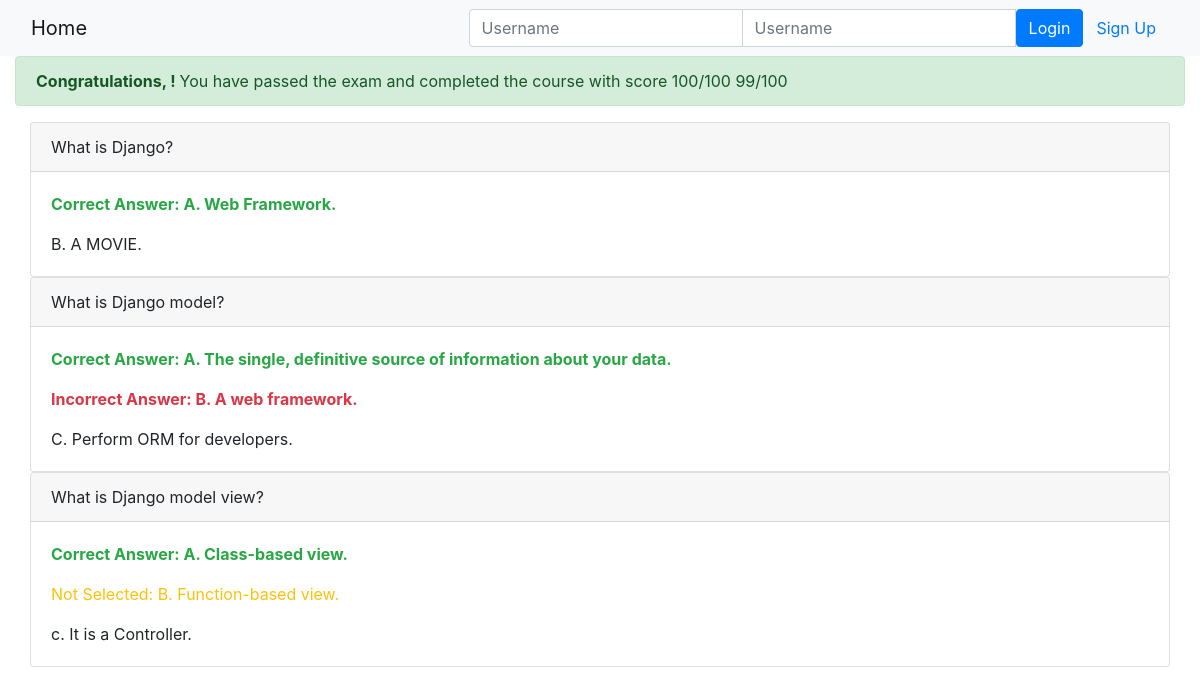
Page /onlinecourse/course/1/submission/1/result on the committed database.
### onlinecourse/models.py (models this page shows, shortened)
class Question(models.Model):
    course = models.ForeignKey(Course, on_delete=models.CASCADE)
    question_text = models.TextField()
    grade = models.FloatField(default=5.0)

class Choice(models.Model):
    question = models.ForeignKey(Question, on_delete=models.CASCADE)
    choice_text = models.TextField()
    is_correct = models.BooleanField(default=True)

### onlinecourse/views.py (the view)
# urls.py: path('course/<int:course_id>/submission/<int:submission_id>/result', views.show_exam_result, name='show_exam_result'),
def show_exam_result(request, course_id, submission_id):
    context = {}
    course = get_object_or_404(Course,pk=course_id)
    submission = get_object_or_404(Submission, id=submission_id)
    choices = submission.choices.all()
    choicesID = []
    for c in choices:
        choicesID.append(c.id)
    total_score=0
    for choice in choices:
        if choice.is_correct:
            total_score += int(choice.question.grade)
    context['course'] = course
    context['grade'] = total_score
    context['choices'] = choices
    context['choicesID'] = choicesID
    return render(request, 'onlinecourse/exam_result_bootstrap.html', context)

### onlinecourse/templates/onlinecourse/exam_result_bootstrap.html (shortened to what this page needs)
<!DOCTYPE html>
<html lang="en">
<head>
    {% load static %}
    <link rel="stylesheet" href="https://maxcdn.bootstrapcdn.com/bootstrap/4.5.2/css/bootstrap.min.css">
</head>
<body>
 <nav class="navbar navbar-light bg-light">
    <div class="container-fluid">
        <div class="navbar-header">
              <a class="navbar-brand" href="{% url 'onlinecourse:index' %}">Home</a>
        </div>
        <ul class="nav navbar-nav navbar-right">
            {% if user.is_authenticated %}
            <li>
                <a class="btn btn-link" href="#">{{ user.first_name }}({{ user.username }})</a>
                <a class="btn btn-link" href="{% url 'onlinecourse:logout' %}">Logout</a>
            </li>
            {% else %}
            <li>
                <form class="form-inline" action="{% url 'onlinecourse:login' %}" method="post">
                    <div class="input-group">
                        <input type="text" class="form-control" placeholder="Username" name="username" >
                        <input type="password" class="form-control" placeholder="Username" name="psw" >
                        <button class="btn btn-primary" type="submit">Login</button>
                        <a class="btn btn-link" href="{% url 'onlinecourse:registration' %}">Sign Up</a>
                    </div>
                </form>
            </li>
            {% endif %}
        </ul>
    </div>
</nav>
	<div class="container-fluid">
    {% if grade > 80 %}
    <div class="alert alert-success">
       <B>Congratulations, {{ user.first_name }}! </B>You have passed the exam and completed the course with score 100/100 {{ grade }}/100
    </div>
        {% else %}
        <div class="alert alert-danger">
            <B>FAILED</B>Sorry, {{ user.first_name }}! You have failed exam with score  {{ grade }}/100
        </div>
        <a class="btn btn-link text-danger" href="{% url 'onlinecourse:course_details' course.id %}">Re-test</a>
        {% endif %}
        <div class="container-fluid">
            {% for question in course.question_set.all %}
			<div class="card w-100">
			  <div class="card-header">
				{{ question.question_text }}
			  </div>
			  <div class="card-body">
                {% for choice in question.choice_set.all %}
                    <p class="card-text"> <span
                    {% for choice_selected in choices.all %}
                        {% if choice.id  == choice_selected.id %}
                            style="font-weight: bold;"
                            {% if choice.is_correct %}
                                class="text-success"
                            {% else %}
                                class="text-danger"
                            {% endif %}
                        {% endif %}
                    {% endfor %}
                    {% if choice.is_correct and choice.id not in choicesID %}
                        class="text-warning"
                    {% endif %}
                    >
                    {% for choice_selected in choices.all %}
                        {% if choice.id  == choice_selected.id %}
                            {% if choice.is_correct %}
                               Correct Answer:
                            {% else %}
                               Incorrect Answer:
                            {% endif %}
                        {% endif %}
                    {% endfor %}
                    {% if choice.is_correct and choice.id not in choicesID %}
                        Not Selected:
                    {% endif %}
                    {{ choice.choice_text }}. </span> </p>
				{% endfor %}
			  </div>
			</div>
            {% endfor %}
		</div>
    </div>
</body>
</html>

### rows in the picture
Question: question_text "What is Django?"
Choice: shows "Correct Answer:", choice_text "A. Web Framework"
Choice: choice_text "B. A MOVIE"
Question: question_text "What is Django model?"
Choice: shows "Correct Answer:", choice_text "A. The single, definitive source of information about your data"
Choice: shows "Incorrect Answer:", choice_text "B. A web framework"
Choice: choice_text "C. Perform ORM for developers"
Question: question_text "What is Django model view?"
Choice: shows "Correct Answer:", choice_text "A. Class-based view"
Choice: shows "Not Selected:", choice_text "B. Function-based view"
Choice: choice_text "c. It is a Controller"

### other values in the picture
{{ grade }} "99"
